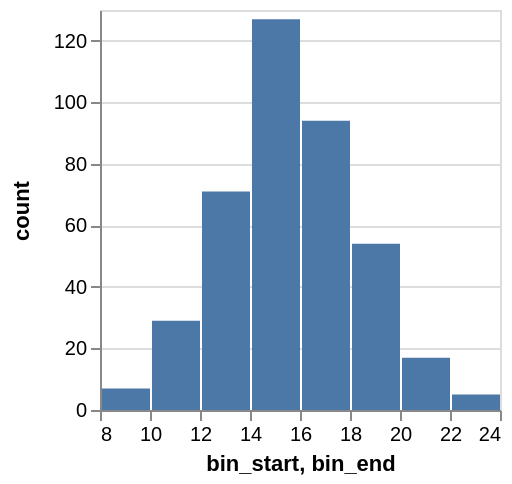

Specify this chart in Vega-Lite:
### Vega specification from a JSON file in a GitHub repository (floating-point values rounded to 4 significant figures)
{"$schema": "https://vega.github.io/schema/vega/v4.json", "autosize": "pad", "padding": 5, "width": 200, "height": 200, "style": "cell", "data": [{"name": "source_0", "values": [{"bin_start": 8, "bin_end": 10, "count": 7}, {"bin_start": 10, "bin_end": 12, "count": 29}, {"bin_start": 12, "bin_end": 14, "count": 71}, {"bin_start": 14, "bin_end": 16, "count": 127}, {"bin_start": 16, "bin_end": 18, "count": 94}, {"bin_start": 18, "bin_end": 20, "count": 54}, {"bin_start": 20, "bin_end": 22, "count": 17}, {"bin_start": 22, "bin_end": 24, "count": 5}]}], "marks": [{"name": "marks", "type": "rect", "style": ["bar"], "from": {"data": "source_0"}, "encode": {"update": {"fill": [{"test": "datum[\"bin_start\"] === null || isNaN(datum[\"bin_start\"]) || datum[\"count\"] === null || isNaN(datum[\"count\"])", "value": null}, {"value": "#4c78a8"}], "tooltip": {"signal": "{\"bin_start\": format(datum[\"bin_start\"], \"\"), \"bin_end\": format(datum[\"bin_end\"], \"\"), \"count\": format(datum[\"count\"], \"\")}"}, "x2": {"scale": "x", "field": "bin_start", "offset": 1}, "x": {"scale": "x", "field": "bin_end", "offset": 0}, "y": {"scale": "y", "field": "count"}, "y2": {"scale": "y", "value": 0}}}}], "scales": [{"name": "x", "type": "linear", "domain": {"data": "source_0", "fields": ["bin_start", "bin_end"]}, "range": [0, {"signal": "width"}], "zero": false}, {"name": "y", "type": "linear", "domain": {"data": "source_0", "field": "count"}, "range": [{"signal": "height"}, 0], "nice": true, "zero": true}], "axes": [{"scale": "x", "orient": "bottom", "grid": false, "title": "bin_start, bin_end", "labelFlush": true, "labelOverlap": true, "tickCount": {"signal": "(domain('x')[1] - domain('x')[0]) / 2 + 1"}, "values": {"signal": "sequence(domain('x')[0], domain('x')[1] + 2, 2)"}, "zindex": 1}, {"scale": "y", "orient": "left", "grid": false, "title": "count", "labelOverlap": true, "tickCount": {"signal": "ceil(height/40)"}, "zindex": 1}, {"scale": "y", "orient": "left", "gridScale": "x", "grid": true, "tickCount": {"signal": "ceil(height/40)"}, "domain": false, "labels": false, "maxExtent": 0, "minExtent": 0, "ticks": false, "zindex": 0}], "config": {"axisY": {"minExtent": 30}}}
